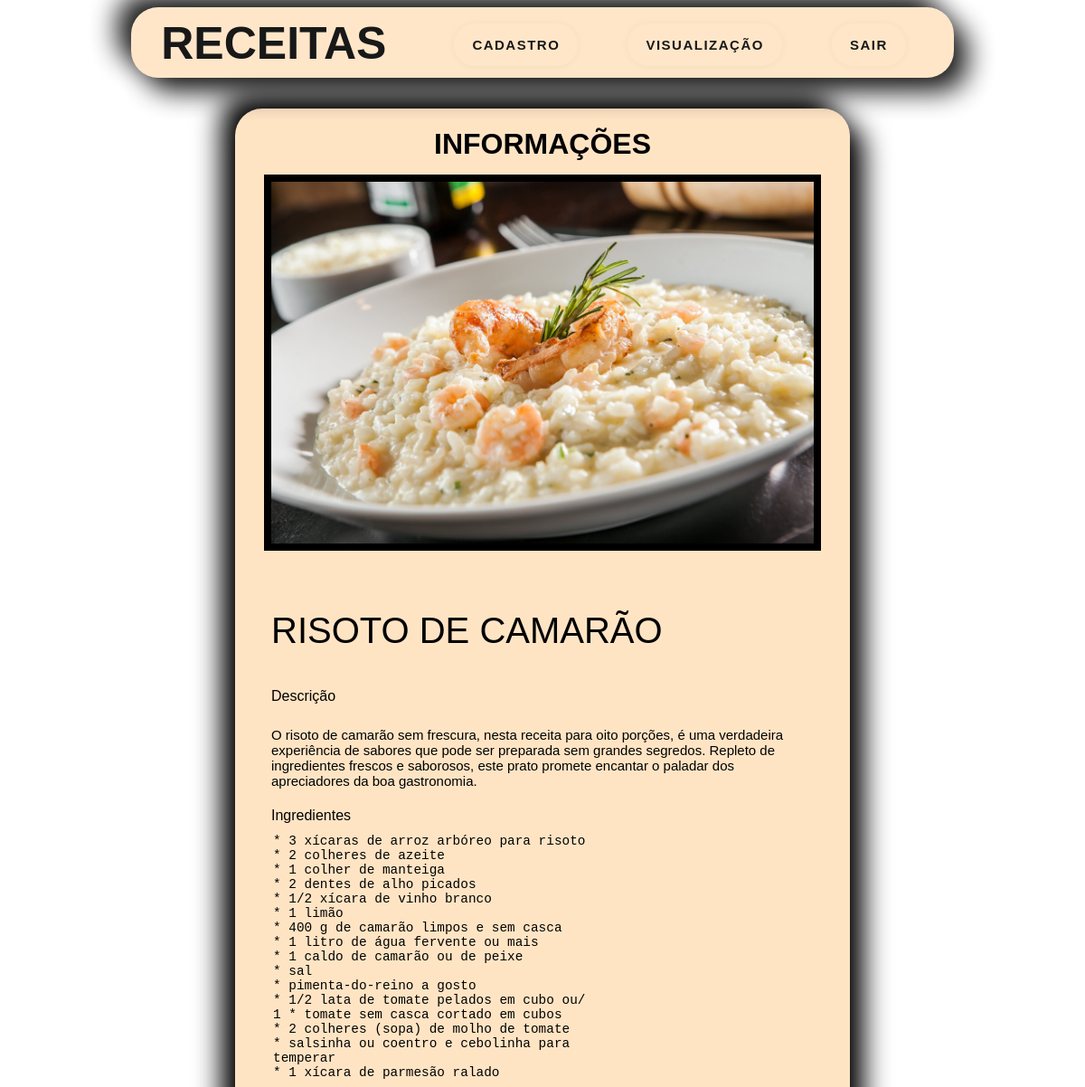
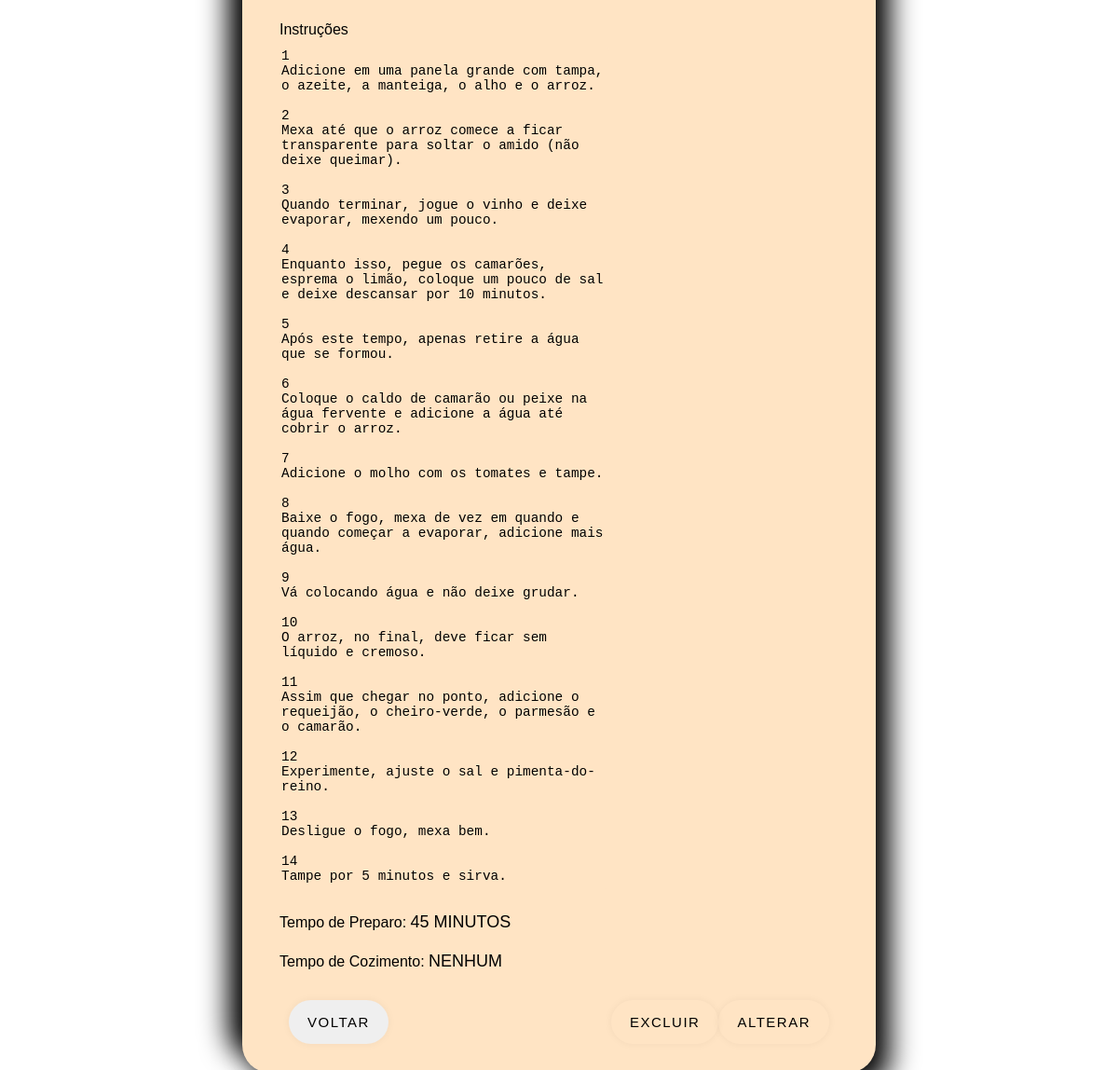
Page /info.php?id=9 on the committed database (2 pictures, top to bottom).
### tables this page shows
CREATE TABLE `tabela_receita` (
  `id_Receita` int(11) NOT NULL,
  `nome_Receita` varchar(100) NOT NULL,
  `img_Receita` varchar(100) NOT NULL,
  `desc_Receita` varchar(1200) NOT NULL,
  `item_Receita` varchar(1200) NOT NULL,
  `inst_Receita` varchar(1200) NOT NULL,
  `tempP_Receita` varchar(50) NOT NULL,
  `tempC_Receita` varchar(50) NOT NULL
);

### info_view.php (called while the page is built)
<?php
try {
    require_once("./_conexao/_conexao.php");
    $id = filter_input(INPUT_GET, "id", FILTER_SANITIZE_NUMBER_INT);
    $comandoSQL = $conexao->prepare("
        SELECT * FROM tabela_receita WHERE id_Receita = :id
    ");
    $comandoSQL->execute(array(
        ":id" => $id
    ));
    $retorno = $comandoSQL->fetch();
}catch(PDOException $erro) {
    echo "Entre em contato com o suporte!";
}

### info.php (the view, shortened to what this page needs)
<!DOCTYPE html>
<html lang="pt-br">
<head>
</head>
<body>
<!DOCTYPE html>
<html lang="pt-br">
<head>
    <link rel="stylesheet" href="CSS/estilo.css">
</head>
<body>
    <div class="container"><?php require_once("./menu.php")?></div>
    <?php
        require_once("./info_view.php");
    ?>
    <div class="container info__form">
        <form action="" method="post">
            <h1>INFORMAÇÕES</h1>
            <div class="row img">
                <img src="./img/<?=$retorno['img_Receita']; ?>" alt="Perfil" width="600" class="info__img">
            </div>
            <div class="row">
                <div class="col info">
                    <label for="infonome"><?=$retorno['nome_Receita'];?></label>
                </div>
            </div>
            <div class="row">
                <div class="col info">
                    <label for="desc" class="area">Descrição</label>
                    <label for="infodesc"><?=$retorno['desc_Receita'];?></label>
                </div>
            </div>
            <div class="row info__area">
                <div class="col">
                    <label for="item" class="area">Ingredientes</label>
                    <textarea
                    class="my-textarea"
                    name="instrucao"
                    id="instrucao"
                    cols="30"
                    rows="10"
                    disabled><?=$retorno['item_Receita'];?></textarea>
                </div>
            </div>
            <div class="row info__area">
                <div class="col">
                    <label for="instrucao" class="area">Instruções</label>
                    <textarea
                    class="my-textarea2"
                    name="instrucao"
                    id="instrucao"
                    rows="1"
                    disabled><?=$retorno['inst_Receita'];?></textarea>
                </div>
            </div>
            <div class="row">
                <div class="col">
                    <label for="tempPreparo">Tempo de Preparo:</label>
                    <label for="infotemp"><?=$retorno['tempP_Receita'];?></label>
                </div>
            </div>
            <div class="row">
                <div class="col">
                    <label for="tempCozimento">Tempo de Cozimento:</label>
                    <label for="infoCozimento"><?=$retorno['tempC_Receita'];?></label>
                </div>
            </div>
            <div class="row voltar">
                <input type="reset" value="VOLTAR" onclick="javascript:window.location.href='visualizar.php'">
                <div class="alternar">
                    <a href="excluir.php?id=<?=$retorno['id_Receita'];?>" class="ex">Excluir</a>
                    <a href="alternar.php?id=<?=$retorno['id_Receita'];?>" class="al">Alterar</a>
                </div>
            </div>
        </form>
    </div>
</body>
</html>
</body>
</html>

### CSS/estilo.css (style rules this page uses)
body { font-family: 'Lucida Sans', 'Lucida Sans Regular', 'Lucida Grande', 'Lucida Sans Unicode', Geneva, Verdana, sans-serif; font-size: medium; background-image: url('../img/Pizza.jpg'); background-repeat: no-repeat; background-position: center; background-size: auto; color: black; }
.container { display: flex; justify-content: center; align-items: center; }
form { margin-top: 34px; text-align: center; padding: 33px 100px; border-radius: 30px; background-color: #FFE4C4; box-shadow: 15px 15px 30px #000000, -15px -15px 30px #000000; }
h1 { margin-bottom: 15px; }

### CSS/cadastro.css (style rules this page uses)
.col { width: 100%; }
.row { display: flex; gap: 10px; text-align: left; margin-bottom: 21px; }
label.area { display: block; }
textarea { width: 350px; height: 200px; margin-top: 9px; resize: none; font-weight: 500; font-size: 0.9rem; color: black; background-color: #FFE4C4; box-shadow: 0 0 .4vw rgba(0,0,0,0.5), 0 0 0 .15vw transparent; border-radius: 0.4vw; border: none; outline: none; transition: .4s; }
input[type="reset"], input[type="submit"] { margin: auto; text-decoration: none; padding: 15px 20px; border-radius: 50px; cursor: pointer; border: 0; box-shadow: rgb(0 0 0 / 5%) 0 0 8px; letter-spacing: 1.5px; text-transform: uppercase; font-size: 15px; transition: all 0.5s ease; color: black; }

### CSS/informa.css (style rules this page uses)
.info { display: flex; flex-direction: column; padding-top: 20px; }
.info label[for="infonome"] { margin-top: 25px; font-weight: 500; font-size: 40px; text-transform: uppercase; }
.info label[for="infodesc"] { margin-top: 25px; font-weight: 500; font-size: 15px; word-wrap: break-word; overflow-wrap: break-word; }
.info__area textarea { box-shadow: none; border-radius: none; transition: none; overflow: hidden; }
.info__form form { width: 50vw; padding: 0px 40px; overflow: hidden; }
.col label[for="infotemp"] { font-weight: 500; font-size: 18px; text-transform: uppercase; }
.col label[for="infoCozimento"] { font-weight: 500; font-size: 18px; text-transform: uppercase; }
.img { align-items: center; justify-content: center; }
.info__img { border: 0.5rem solid black; }
.voltar { position: relative; padding: 10px; }
.voltar input[type="reset"] { position: absolute; }
.alternar { display: flex; margin-left: auto; }
.alternar a { text-decoration: none; padding: 15px 20px; border-radius: 50px; cursor: pointer; border: 0; box-shadow: rgb(0 0 0 / 5%) 0 0 8px; letter-spacing: 1.5px; text-transform: uppercase; font-size: 15px; transition: all 0.5s ease; color: black; }

### rows in the picture
tabela_receita: img_Receita (picture), nome_Receita "RISOTO DE CAMARÃO", desc_Receita "O risoto de camarão sem frescura, nesta receita para oito porções, é uma verdadeira experiência de sabores que pode ser preparada sem grandes segredos. Repleto de ingredientes frescos e saborosos, este prato promete encantar o paladar dos apreciadores da boa gastronomia.", instrucao "* 3 xícaras de arroz arbóreo para risoto * 2 colheres de azeite * 1 colher de manteiga * 2 dentes de alho picados * 1/2 xícara de vinho branco * 1 limão * 400 g de camarão limpos e sem casca * 1 litro de água fervente ou mais * 1 caldo de camarão ou de peixe * sal * pimenta-do-reino a gosto * 1/2 lata de tomate pelados em cubo ou/ 1 * tomate sem casca cortado em cubos * 2 colheres (sopa) de molho de tomate * salsinha ou coentro e cebolinha para temperar * 1 xícara de parmesão ralado", instrucao "1 Adicione em uma panela grande com tampa, o azeite, a manteiga, o alho e o arroz. 2 Mexa até que o arroz comece a ficar transparente para soltar o amido (não deixe queimar). 3 Quando terminar, jogue o vinho e deixe evaporar, mexendo um pouco. 4 Enquanto isso, pegue os camarões, esprema o limão, coloque um pouco de sal e deixe descansar por 10 minutos. 5 Após este tempo, apenas retire a água que se formou. 6 Coloque o caldo de camarão ou peixe na água fervente e adicione a água até cobrir o arroz. 7 Adicione o molho com os tomates e tampe. 8 Baixe o fogo, mexa de vez em quando e quando começar a evaporar, adicione mais água. 9 Vá colocando água e não deixe grudar. 10 O arroz, no final, deve…", tempP_Receita "45 MINUTOS", tempC_Receita "NENHUM"
